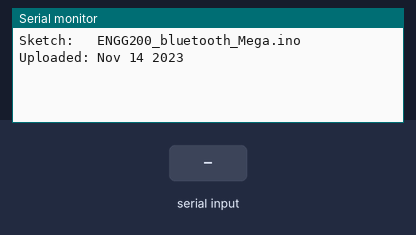
Simulated run of this sketch. Board: Arduino Mega 2560, built with avr-gcc and run on an emulated ATmega2560. Parts: the last lines printed to the serial monitor. The inputs (shaded band) are chosen by the test bench.

Above: at 1.2 s.
1.3 s: "1\n" received over Serial
At 1.9 s:
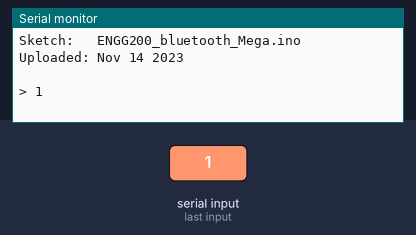
2.8 s: "1\n" received over the second serial link
At 4.0 s:
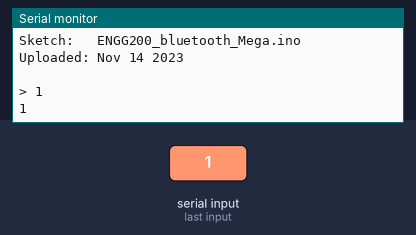
4.3 s: byte 10 ('\n') received over Serial
At 5.4 s:
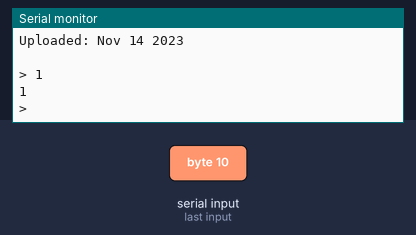
5.8 s: "0\n" received over Serial
At 6.6 s:
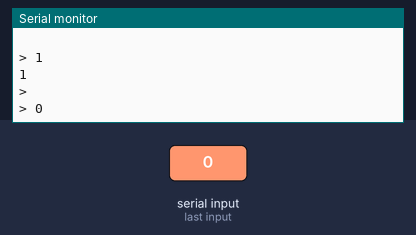
7.3 s: "0\n" received over the second serial link
At 7.6 s:
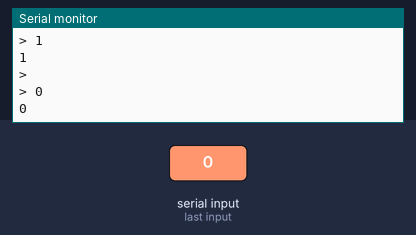

Measured:
- after the input at 1.3 s, the serial monitor: prints a new line at once (image 1)
- after the input at 2.8 s, the serial monitor: prints a new line at once (image 2)
- after the input at 4.3 s, the serial monitor: prints a new line at once (image 3)
- after the input at 5.8 s, the serial monitor: prints a new line at once (image 4)
- after the input at 7.3 s, the serial monitor: prints a new line at once (image 5)

The sketch:

ENGG200_bluetooth_Mega.ino
```cpp
/*
  BlueTooth Serial controlling a MEGA

 Receives from the main serial port, sends to the others.
 Receives from serial port 1, sends to the main serial (Serial 0).

 */

boolean NL = true;  // we need to delay this one loop through the loop() routine

void setup() {
  // initialize both serial ports:
  Serial.begin(9600);
  Serial.print("Sketch:   ");   Serial.println(__FILE__);
  Serial.print("Uploaded: ");   Serial.println(__DATE__);
  Serial.println(" ");

  Serial1.begin(9600);
}

void loop() {
  char  c;

  // read from port 1, send to port 0:
  if (Serial1.available()) {
    int inByte = Serial1.read();
    Serial.write(inByte);
  }

  // read from port 0, send to port 1:
  if (Serial.available()) {
    c = Serial.read();

    if (c != '\r' && c != '\n') {
      Serial1.write(c);
    }
    if (NL) {
      Serial.print("\r\n> ");
      NL = false;
    }
    Serial.write(c);
    if (c == '\n') {
      NL = true;
    }
  }
}
```
